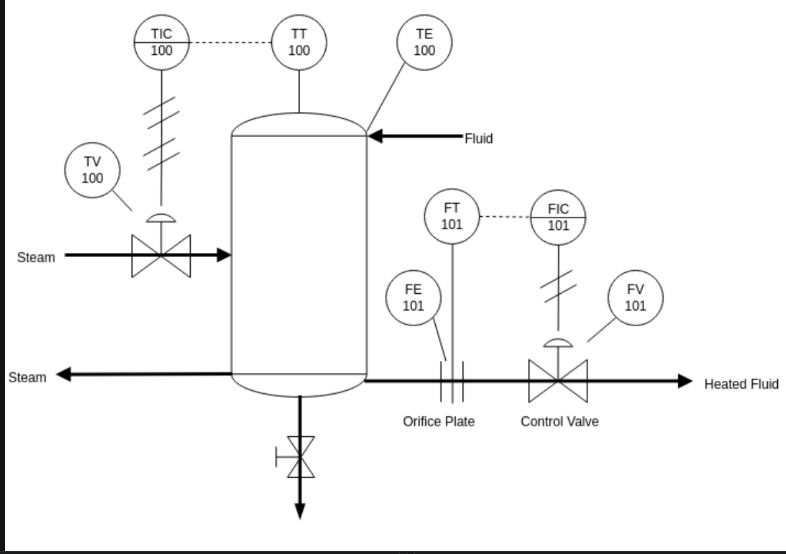
#> input picture test_tag.png, 786 x 554 px
$ python line_detector.py --input ../test_tag.png --output out.png
#> lines starting #> are read from the running program, lines starting #| are printed output that depends on the picture; after the words box and inside, x2 and y2 are one past the last pixel; in counts of white or black regions, pixels touching at a corner belong together
import json
from pathlib import Path

import cv2
import numpy as np


def detect_lines(image_path: str, page: int = 1):
    """
    Detect line segments from a P&ID page image.

    Returns line candidates in page-image coordinates.
    """
#> called with image_path = '../test_tag.png', page = 1

    image = cv2.imread(image_path)
#> image is the input picture: shape (554, 786, 3); mean B, G, R 246.7, 246.7, 246.7

    if image is None:
        raise FileNotFoundError(
            f"Could not read image: {image_path}"
        )

    gray = cv2.cvtColor(image, cv2.COLOR_BGR2GRAY)

    # Convert the drawing into a binary image.
    binary = cv2.adaptiveThreshold(
        gray,
        255,
        cv2.ADAPTIVE_THRESH_GAUSSIAN_C,
        cv2.THRESH_BINARY_INV,
        31,
        10,
    )
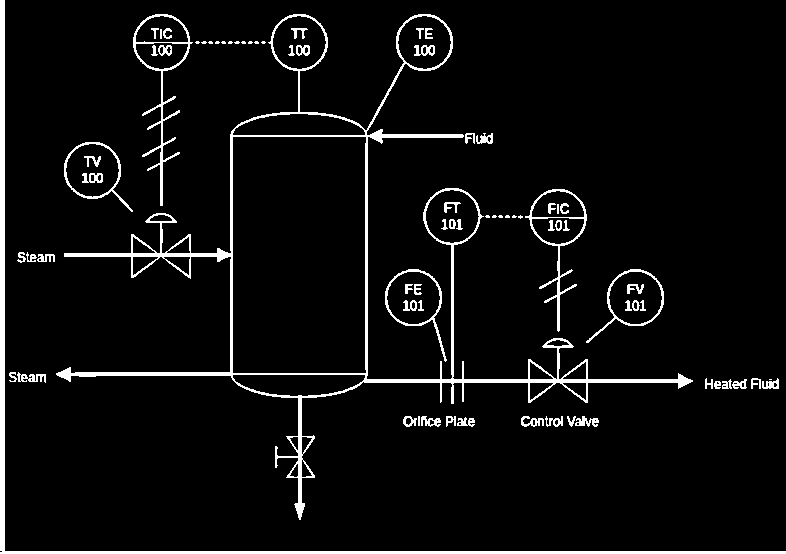
#> binary: shape (554, 786); 5.3% white; 78 white regions (18 under 20 px), largest, box (x1, y1, x2, y2) and area: (56, 14, 693, 520) 10283, (0, 0, 786, 554) 5111, (133, 14, 193, 206) 1177

    # Detect straight line segments.
    segments = cv2.HoughLinesP(
        binary,
        rho=1,
        theta=np.pi / 180,
        threshold=80,
        minLineLength=40,
        maxLineGap=15,
    )
#> segments = 62 rows, first 6: [0, 553, 785, 553], [2, 551, 785, 551], [0, 552, 785, 552], [0, 550, 0, 0], [3, 550, 3, 0], [4, 550, 4, 0]

    lines = []

    if segments is None:
        return lines

    for index, segment in enumerate(segments, start=1):
        x1, y1, x2, y2 = segment[0]

        length = float(
            np.hypot(x2 - x1, y2 - y1)
        )

        if length < 40:
            continue

        lines.append({
            "id": f"LINE-{index:03d}",
            "points": [
                [int(x1), int(y1)],
                [int(x2), int(y2)],
            ],
            "line_type": "unknown",
            "confidence": 0.5,
            "page": page,
        })
#> this loop made 62 passes
#> (x1, y1, x2, y2, length) on passes 1 to 12: (0, 553, 785, 553, 785), (2, 551, 785, 551, 783), (0, 552, 785, 552, 785), (0, 550, 0, 0, 550), (3, 550, 3, 0, 550), (4, 550, 4, 0, 550), (1, 550, 1, 0, 550), (2, 550, 2, 0, 550), (705, 385, 778, 386, 73.01), (487, 379, 778, 384, 291), (426, 379, 654, 382, 228), (56, 373, 367, 373, 311)
#> after the loop, lines = 62 items

    return lines

def filter_line_candidates(lines, image_width, image_height):
    """
    Remove obvious non-process-line candidates.

    Filtering is based on geometry, not on specific P&ID coordinates:
    - remove very short segments
    - remove segments that are far from horizontal/vertical orientation
    - remove segments lying on the page border
    """

    filtered = []

    min_length = 60
    orientation_tolerance = 5
    border_margin_x = image_width * 0.02
    border_margin_y = image_height * 0.02

    for line in lines:
        (x1, y1), (x2, y2) = line["points"]

        dx = x2 - x1
        dy = y2 - y1

        length = float(np.hypot(dx, dy))

        # 1. Remove very short segments.
        if length < min_length:
            continue

        # 2. Calculate line angle.
        angle = abs(np.degrees(np.arctan2(dy, dx)))

        # Normalize angle to 0-90 degrees.
        if angle > 90:
            angle = 180 - angle

        # Keep approximately horizontal or vertical lines.
        horizontal = angle <= orientation_tolerance
        vertical = abs(angle - 90) <= orientation_tolerance

        if not (horizontal or vertical):
            continue

        # 3. Remove page-border lines.
        near_left = min(x1, x2) <= border_margin_x
        near_right = max(x1, x2) >= image_width - border_margin_x
        near_top = min(y1, y2) <= border_margin_y
        near_bottom = max(y1, y2) >= image_height - border_margin_y

        if near_left or near_right or near_top or near_bottom:
            continue

        filtered.append(line)

    return filtered

def merge_line_segments(lines, coordinate_tolerance=10, gap_tolerance=30):
    """
    Merge nearby collinear horizontal and vertical line segments.

    Segments are merged when:
    - they have the same orientation
    - they lie close to the same horizontal/vertical coordinate
    - the gap between them is small or they overlap
    """

    horizontal = []
    vertical = []

    for line in lines:
        (x1, y1), (x2, y2) = line["points"]

        if abs(y2 - y1) <= coordinate_tolerance:
            x_start = min(x1, x2)
            x_end = max(x1, x2)
            y = (y1 + y2) / 2

            horizontal.append({
                "x_start": x_start,
                "x_end": x_end,
                "y": y,
                "page": line["page"],
            })

        elif abs(x2 - x1) <= coordinate_tolerance:
            y_start = min(y1, y2)
            y_end = max(y1, y2)
            x = (x1 + x2) / 2

            vertical.append({
                "y_start": y_start,
                "y_end": y_end,
                "x": x,
                "page": line["page"],
            })

    def merge_horizontal_segments(segments):
        changed = True

        while changed:
            changed = False
            merged = []
            used = [False] * len(segments)

            for i, current in enumerate(segments):
                if used[i]:
                    continue

                x_start = current["x_start"]
                x_end = current["x_end"]
                y = current["y"]
                page = current["page"]

                for j in range(i + 1, len(segments)):
                    if used[j]:
                        continue

                    other = segments[j]

                    if abs(y - other["y"]) > coordinate_tolerance:
                        continue

                    gap = max(
                        other["x_start"] - x_end,
                        x_start - other["x_end"],
                        0,
                    )

                    if gap <= gap_tolerance:
                        x_start = min(x_start, other["x_start"])
                        x_end = max(x_end, other["x_end"])
                        y = (y + other["y"]) / 2
                        used[j] = True
                        changed = True

                used[i] = True

                merged.append({
                    "x_start": x_start,
                    "x_end": x_end,
                    "y": y,
                    "page": page,
                })

            segments = merged

        return segments

    def merge_vertical_segments(segments):
        changed = True

        while changed:
            changed = False
            merged = []
            used = [False] * len(segments)

            for i, current in enumerate(segments):
                if used[i]:
                    continue

                y_start = current["y_start"]
                y_end = current["y_end"]
                x = current["x"]
                page = current["page"]

                for j in range(i + 1, len(segments)):
                    if used[j]:
                        continue

                    other = segments[j]

                    if abs(x - other["x"]) > coordinate_tolerance:
                        continue

                    gap = max(
                        other["y_start"] - y_end,
                        y_start - other["y_end"],
                        0,
                    )

                    if gap <= gap_tolerance:
                        y_start = min(y_start, other["y_start"])
                        y_end = max(y_end, other["y_end"])
                        x = (x + other["x"]) / 2
                        used[j] = True
                        changed = True

                used[i] = True

                merged.append({
                    "y_start": y_start,
                    "y_end": y_end,
                    "x": x,
                    "page": page,
                })

            segments = merged

        return segments

    horizontal = merge_horizontal_segments(horizontal)
    vertical = merge_vertical_segments(vertical)

    merged_lines = []
    line_number = 1

    for segment in horizontal:
        merged_lines.append({
            "id": f"LINE-{line_number:03d}",
            "points": [
                [
                    int(segment["x_start"]),
                    int(segment["y"])
                ],
                [
                    int(segment["x_end"]),
                    int(segment["y"])
                ],
            ],
            "line_type": "unknown",
            "confidence": 0.5,
            "page": segment["page"],
        })
        line_number += 1

    for segment in vertical:
        merged_lines.append({
            "id": f"LINE-{line_number:03d}",
            "points": [
                [
                    int(segment["x"]),
                    int(segment["y_start"])
                ],
                [
                    int(segment["x"]),
                    int(segment["y_end"])
                ],
            ],
            "line_type": "unknown",
            "confidence": 0.5,
            "page": segment["page"],
        })
        line_number += 1

    return merged_lines

# [285 lines left out: functions associate_lines_with_symbols, validate_endpoint_connection, create_debug_image, not called in this run]


def save_lines(lines, output_path: str):
    """Save detected lines to lines.json."""

    output_path = Path(output_path)
    output_path.parent.mkdir(
        parents=True,
        exist_ok=True
    )

    with open(
        output_path,
        "w",
        encoding="utf-8"
    ) as file:
        json.dump(
            lines,
            file,
            indent=2
        )

    print(f"Lines detected: {len(lines)}")
    print(f"Lines saved: {output_path}")


if __name__ == "__main__":
    import argparse

    parser = argparse.ArgumentParser(
        description="Detect lines from a P&ID image."
    )

    parser.add_argument(
        "--input",
        required=True,
        help="Path to P&ID page image."
    )

    parser.add_argument(
        "--output",
        required=True,
        help="Path to output lines.json."
    )

    parser.add_argument(
        "--page",
        type=int,
        default=1,
        help="Page number."
    )

    args = parser.parse_args()

    # Step 1: Detect raw line candidates.
    lines = detect_lines(
        args.input,
        args.page
    )
#> lines = 62 items

    # Step 2: Remove obvious non-process-line candidates.
    image = cv2.imread(args.input)

    if image is None:
        raise FileNotFoundError(
            f"Could not read image: {args.input}"
        )

    height, width = image.shape[:2]
#> height = 554; width = 786

    lines = filter_line_candidates(
        lines,
        width,
        height
    )
#> the loop in filter_line_candidates, `for line in lines:` made 62 passes
#> (x1, y1, x2, y2, dx, dy, length, angle) on passes 1 to 12: (0, 553, 785, 553, 785, 0, 785, 0), (2, 551, 785, 551, 783, 0, 783, 0), (0, 552, 785, 552, 785, 0, 785, 0), (0, 550, 0, 0, 0, -550, 550, 90), (3, 550, 3, 0, 0, -550, 550, 90), (4, 550, 4, 0, 0, -550, 550, 90), (1, 550, 1, 0, 0, -550, 550, 90), (2, 550, 2, 0, 0, -550, 550, 90), (705, 385, 778, 386, 73, 1, 73.01, 0.785), (487, 379, 778, 384, 291, 5, 291, 0.984), (426, 379, 654, 382, 228, 3, 228, 0.754), (56, 373, 367, 373, 311, 0, 311, 0)
#> (x1, y1, x2, y2) on pass 29: (299, 519, 299, 395)

    # Step 3: Merge fragmented collinear segments.
    lines = merge_line_segments(
        lines
    )
#> the loop in merge_line_segments, `for line in lines:` made 45 passes
#> the loop in merge_line_segments, `for segment in horizontal:` made 8 passes
#> segment on passes 1 to 8: {'x_start': 56, 'x_end': 770, 'y': 377, 'page': 1}, {'x_start': 233, 'x_end': 492, 'y': 135.1, 'page': 1}, {'x_start': 18, 'x_end': 229, 'y': 254.1, 'page': 1}, {'x_start': 133, 'x_end': 272, 'y': 42.5, 'page': 1}, {'x_start': 478, 'x_end': 586, 'y': 217, 'page': 1}, {'x_start': 254, 'x_end': 314, 'y': 394.5, 'page': 1}, {'x_start': 521, 'x_end': 598, 'y': 420.7, 'page': 1}, {'x_start': 403, 'x_end': 474, 'y': 422.5, 'page': 1}
#> the loop in merge_line_segments, `for segment in vertical:` made 6 passes
#> segment on passes 1 to 6: {'y_start': 128, 'y_end': 382, 'x': 365.8, 'page': 1}, {'y_start': 130, 'y_end': 379, 'x': 231, 'page': 1}, {'y_start': 188, 'y_end': 422, 'x': 452.2, 'page': 1}, {'y_start': 395, 'y_end': 519, 'x': 299.9, 'page': 1}, {'y_start': 14, 'y_end': 256, 'x': 161.2, 'page': 1}, {'y_start': 189, 'y_end': 382, 'x': 557.8, 'page': 1}

    # Step 4: Save cleaned lines.
    save_lines(
        lines,
        args.output
    )
#| Lines detected: 14
